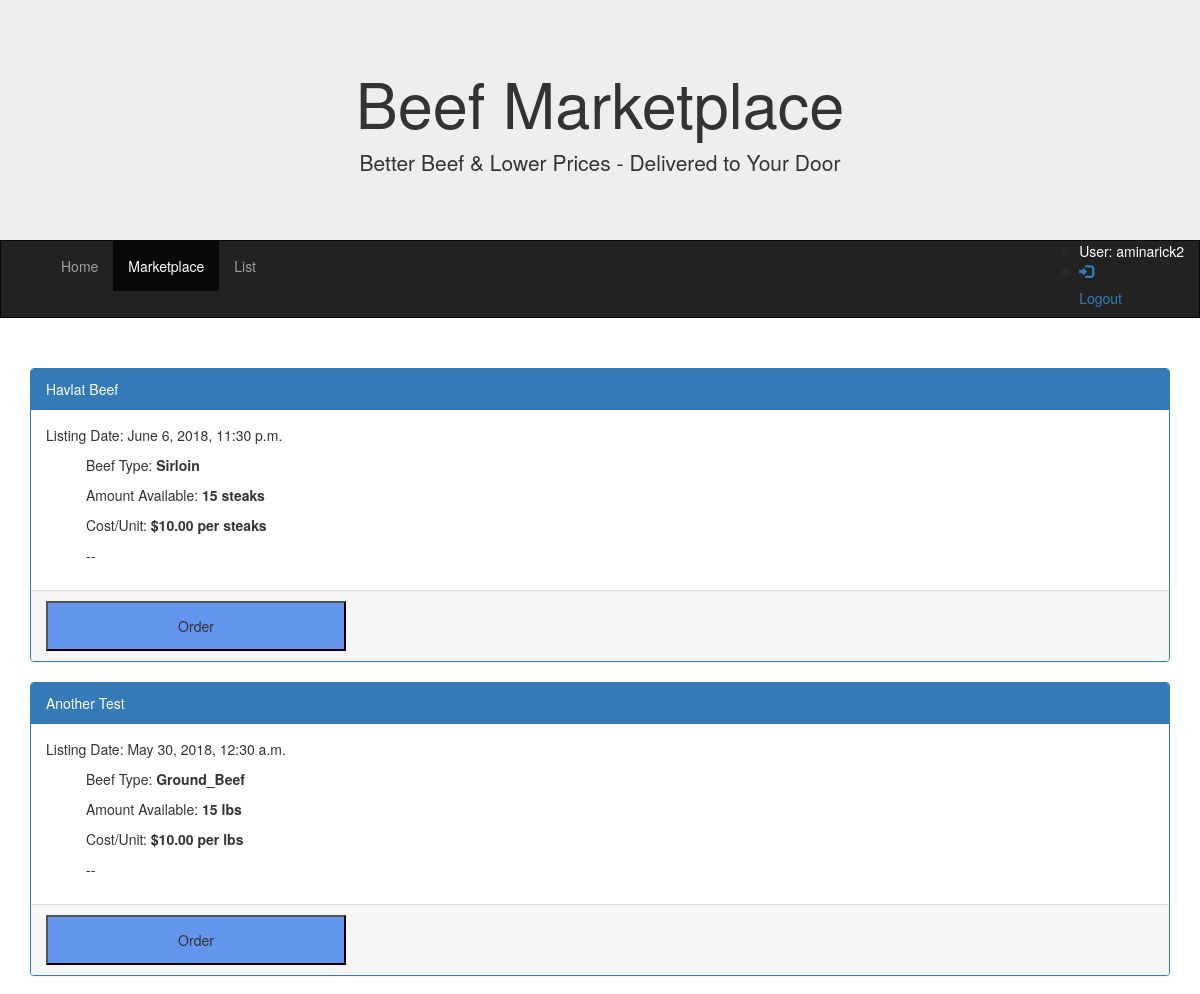
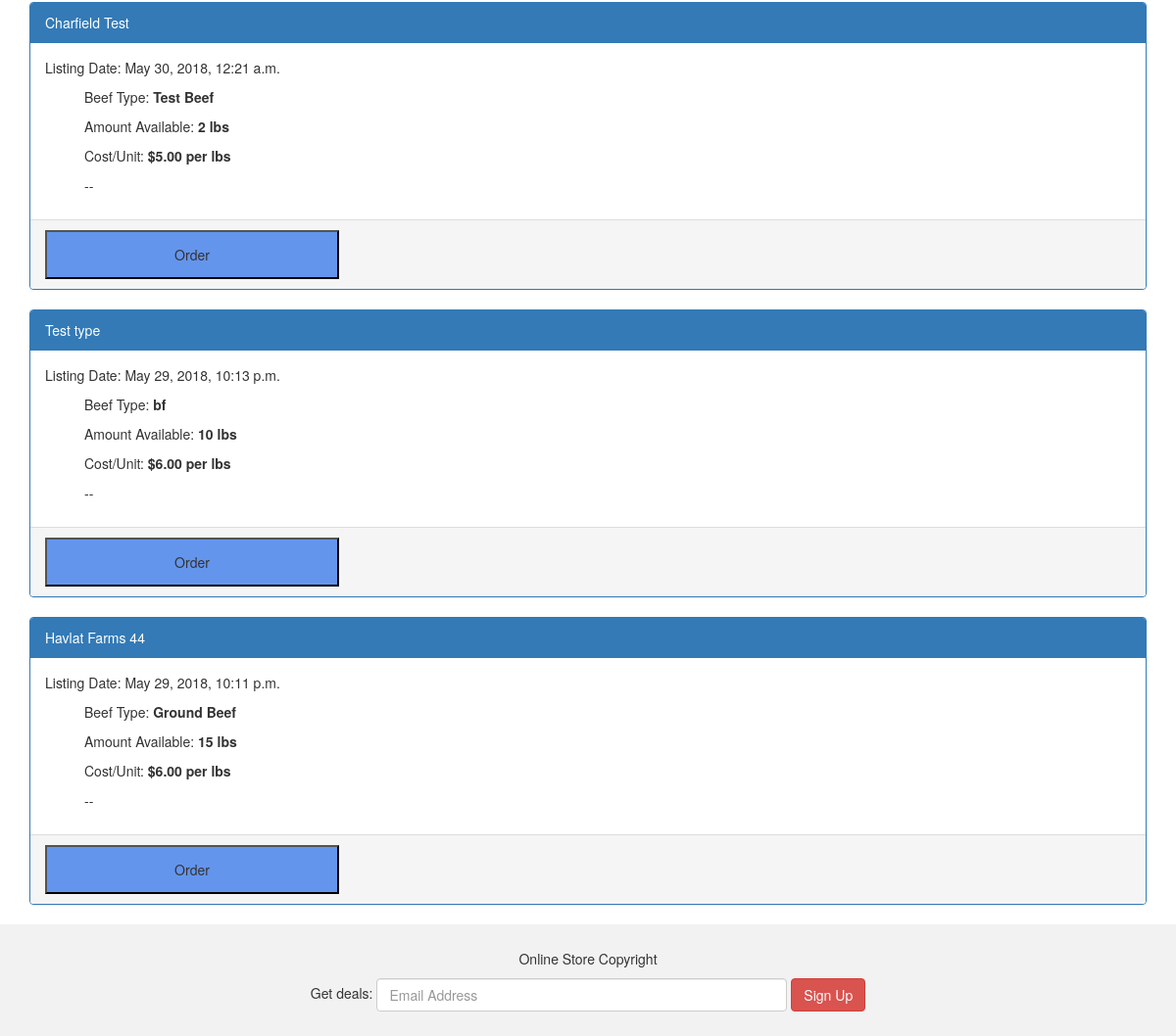
The app's page /polls/view-products/ (signed in) with its own data (2 pictures, top to bottom).
### polls/models.py (models this page shows, shortened)
class Listing(models.Model):
    listing_name = models.CharField(max_length=200)
    pub_date = models.DateTimeField('date published')

class Products(models.Model):
    listing = models.ForeignKey(Listing)
    type = models.CharField(max_length=200)
    amount_available = models.IntegerField(default=0)
    unit = models.CharField(max_length=50, default="")
    list_price = models.DecimalField(max_digits=6, decimal_places=2)

### polls/views.py (the view)
class ViewProductsView(generic.ListView):
    model = Listing
    template_name = 'polls/view-products.html'
    context_object_name = 'latest_question_list'
    def get_queryset(self):
        return Listing.objects.order_by('-pub_date')[:5]

### templates/polls/view-products.html (shortened to what this page needs)
<!DOCTYPE html>
<html lang="en">
<head>
  <link rel="stylesheet" href="https://maxcdn.bootstrapcdn.com/bootstrap/3.3.7/css/bootstrap.min.css">
</head>
<body>
<div class="jumbotron">
  <div class="container text-center">
    <h1>Beef Marketplace</h1>
    <p>Better Beef & Lower Prices - Delivered to Your Door</p>
  </div>
</div>
<nav class="navbar navbar-inverse">
  <div class="container-fluid">
    <div class="collapse navbar-collapse" id="myNavbar">
      <ul class="nav navbar-nav">
            <div class="collapse navbar-collapse" id="myNavbar">
      <ul class="nav navbar-nav">
        <li><a href="{% url 'polls:index' %}">Home</a></li>
        <li class="active"><a href="{% url 'polls:view-products' %}">Marketplace</a></li>
        <li><a href="{% url 'polls:list-products' %}">List</a></li>
      </ul>
      </ul>
      <ul class="nav navbar-nav navbar-right">
         <ul class="sidebar-nav">
                {% if user.is_authenticated %}
                    <li><font color="white">User: {{ user.get_username }}</font></li>
               <li><a href="{% url 'logout'%}?next={{request.path}}"><span class="glyphicon glyphicon-log-in"></span><h5>Logout</h5> </a></li>
                {% else %}
               <li><a href="{% url 'login'%}?next={{request.path}}"><span class="glyphicon glyphicon-log-in"></span><h5>Login</h5> </a></li>
                {% endif %}
           </ul>
      </ul>
    </div>
  </div>
</nav>
<div class="container">
  <div class="row">
      {% if latest_question_list %}
          {% for listing in latest_question_list %}
    <div class="col-sm-12">
      <div class="panel panel-primary">
        <div class="panel-heading"> {{ listing.listing_name }}</div>
        <div class="panel-body">
            <p>Listing Date: {{ listing.pub_date }}</p>
            {% for product in listing.products_set.all %}
                <ol>
                <p>Beef Type: <strong>{{ product.type }}</strong></p>
                <p>Amount Available: <strong>{{ product.amount_available }} {{ product.unit }}</strong></p>
                <p>Cost/Unit: <strong>${{ product.list_price }} per {{ product.unit }}</strong></p>
                --
                </ol>
            {% endfor %}
        </div>
        <div class="panel-footer">
            <form action="{% url 'polls:order-form' %}"  method="post" >
                 <input type="submit" value="Order" style="height:50px;width:300px;background-color: cornflowerblue">
            </form>
        </div>
      </div>
    </div>
       {% endfor %}
        {% else %}
            <p>No polls are available.</p>
        {% endif %}
  </div>
</div>
<footer class="container-fluid text-center">
  <p>Online Store Copyright</p>
  <form class="form-inline">Get deals:
    <input type="email" class="form-control" size="50" placeholder="Email Address">
    <button type="button" class="btn btn-danger">Sign Up</button>
  </form>
</footer>
</body>
</html>

### templates/polls/view-products.html (style rules this page uses)
.navbar { margin-bottom: 50px; border-radius: 0; }
.jumbotron { margin-bottom: 0; }
footer { background-color: #f2f2f2; padding: 25px; }

### records on screen
Listing: listing_name "Havlat Beef", pub_date "June 6, 2018, 11:30 p.m."
Products: type "Sirloin", amount_available "15", unit "steaks", list_price "10.00"
Listing: listing_name "Another Test", pub_date "May 30, 2018, 12:30 a.m."
Products: type "Ground_Beef", amount_available "15", unit "lbs", list_price "10.00"
Listing: listing_name "Charfield Test", pub_date "May 30, 2018, 12:21 a.m."
Products: type "Test Beef", amount_available "2", unit "lbs", list_price "5.00"
Listing: listing_name "Test type", pub_date "May 29, 2018, 10:13 p.m."
Products: type "bf", amount_available "10", unit "lbs", list_price "6.00"
Listing: listing_name "Havlat Farms 44", pub_date "May 29, 2018, 10:11 p.m."
Products: type "Ground Beef", amount_available "15", unit "lbs", list_price "6.00"

### other values on screen
{{ user.get_username }} "aminarick2"
